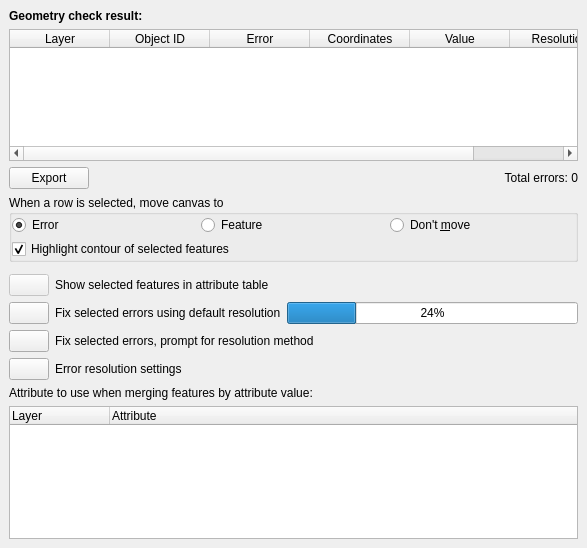
<?xml version="1.0" encoding="UTF-8"?>
<ui version="4.0">
 <class>QgsGeometryCheckerResultTab</class>
 <widget class="QWidget" name="QgsGeometryCheckerResultTab">
  <property name="geometry">
   <rect>
    <x>0</x>
    <y>0</y>
    <width>587</width>
    <height>548</height>
   </rect>
  </property>
  <property name="windowTitle">
   <string>Form</string>
  </property>
  <layout class="QGridLayout" name="gridLayout_4">
   <property name="leftMargin">
    <number>0</number>
   </property>
   <property name="topMargin">
    <number>0</number>
   </property>
   <property name="rightMargin">
    <number>0</number>
   </property>
   <property name="bottomMargin">
    <number>0</number>
   </property>
   <item row="0" column="0">
    <widget class="QScrollArea" name="scrollArea">
     <property name="frameShape">
      <enum>QFrame::NoFrame</enum>
     </property>
     <property name="widgetResizable">
      <bool>true</bool>
     </property>
     <widget class="QWidget" name="scrollAreaWidgetContents">
      <property name="geometry">
       <rect>
        <x>0</x>
        <y>0</y>
        <width>587</width>
        <height>548</height>
       </rect>
      </property>
      <layout class="QGridLayout" name="gridLayout_3">
       <item row="0" column="0">
        <widget class="QLabel" name="labelResultTitle">
         <property name="text">
          <string>&lt;b&gt;Geometry check result:&lt;/b&gt;</string>
         </property>
        </widget>
       </item>
       <item row="3" column="0">
        <widget class="QGroupBox" name="groupBoxRowSelectionBehavior">
         <property name="title">
          <string>When a row is selected, move canvas to</string>
         </property>
         <property name="flat">
          <bool>true</bool>
         </property>
         <layout class="QGridLayout" name="gridLayout_2">
          <property name="leftMargin">
           <number>0</number>
          </property>
          <property name="topMargin">
           <number>0</number>
          </property>
          <property name="rightMargin">
           <number>0</number>
          </property>
          <property name="bottomMargin">
           <number>0</number>
          </property>
          <property name="spacing">
           <number>4</number>
          </property>
          <item row="0" column="1">
           <widget class="QRadioButton" name="radioButtonFeature">
            <property name="text">
             <string>Feature</string>
            </property>
            <attribute name="buttonGroup">
             <string notr="true">buttonGroupSelectAction</string>
            </attribute>
           </widget>
          </item>
          <item row="0" column="0">
           <widget class="QRadioButton" name="radioButtonError">
            <property name="text">
             <string>Error</string>
            </property>
            <property name="checkable">
             <bool>true</bool>
            </property>
            <property name="checked">
             <bool>true</bool>
            </property>
            <attribute name="buttonGroup">
             <string notr="true">buttonGroupSelectAction</string>
            </attribute>
           </widget>
          </item>
          <item row="0" column="2">
           <widget class="QRadioButton" name="radioButtonDontMove">
            <property name="text">
             <string>Don't &amp;move</string>
            </property>
            <attribute name="buttonGroup">
             <string notr="true">buttonGroupSelectAction</string>
            </attribute>
           </widget>
          </item>
          <item row="1" column="0" colspan="3">
           <widget class="QCheckBox" name="checkBoxHighlight">
            <property name="text">
             <string>Highlight contour of selected features</string>
            </property>
            <property name="checked">
             <bool>true</bool>
            </property>
           </widget>
          </item>
         </layout>
        </widget>
       </item>
       <item row="5" column="0">
        <widget class="QWidget" name="widgetFix" native="true">
         <property name="enabled">
          <bool>true</bool>
         </property>
         <layout class="QGridLayout" name="gridLayout">
          <property name="leftMargin">
           <number>0</number>
          </property>
          <property name="topMargin">
           <number>0</number>
          </property>
          <property name="rightMargin">
           <number>0</number>
          </property>
          <property name="bottomMargin">
           <number>0</number>
          </property>
          <item row="3" column="1">
           <widget class="QPushButton" name="pushButtonErrorResolutionSettings">
            <property name="sizePolicy">
             <sizepolicy hsizetype="Maximum" vsizetype="Fixed">
              <horstretch>0</horstretch>
              <verstretch>0</verstretch>
             </sizepolicy>
            </property>
            <property name="icon">
             <iconset resource="../../../../images/images.qrc">
              <normaloff>:/images/themes/default/mActionOptions.svg</normaloff>:/images/themes/default/mActionOptions.svg</iconset>
            </property>
           </widget>
          </item>
          <item row="2" column="1">
           <widget class="QPushButton" name="pushButtonFixWithPrompt">
            <property name="enabled">
             <bool>true</bool>
            </property>
            <property name="sizePolicy">
             <sizepolicy hsizetype="Maximum" vsizetype="Fixed">
              <horstretch>0</horstretch>
              <verstretch>0</verstretch>
             </sizepolicy>
            </property>
            <property name="icon">
             <iconset resource="../../../../images/images.qrc">
              <normaloff>:/images/themes/default/mIconSuccess.svg</normaloff>:/images/themes/default/mIconSuccess.svg</iconset>
            </property>
           </widget>
          </item>
          <item row="1" column="1">
           <widget class="QPushButton" name="pushButtonFixWithDefault">
            <property name="enabled">
             <bool>true</bool>
            </property>
            <property name="sizePolicy">
             <sizepolicy hsizetype="Maximum" vsizetype="Fixed">
              <horstretch>0</horstretch>
              <verstretch>0</verstretch>
             </sizepolicy>
            </property>
            <property name="icon">
             <iconset resource="../../../../images/images.qrc">
              <normaloff>:/images/themes/default/mIconSuccess.svg</normaloff>:/images/themes/default/mIconSuccess.svg</iconset>
            </property>
           </widget>
          </item>
          <item row="0" column="1">
           <widget class="QPushButton" name="pushButtonOpenAttributeTable">
            <property name="enabled">
             <bool>false</bool>
            </property>
            <property name="sizePolicy">
             <sizepolicy hsizetype="Maximum" vsizetype="Fixed">
              <horstretch>0</horstretch>
              <verstretch>0</verstretch>
             </sizepolicy>
            </property>
            <property name="icon">
             <iconset resource="../../../../images/images.qrc">
              <normaloff>:/images/themes/default/mActionFromSelectedFeature.png</normaloff>:/images/themes/default/mActionFromSelectedFeature.png</iconset>
            </property>
           </widget>
          </item>
          <item row="1" column="2">
           <widget class="QLabel" name="labelFixWithDefault">
            <property name="text">
             <string>Fix selected errors using default resolution</string>
            </property>
           </widget>
          </item>
          <item row="1" column="3">
           <widget class="QProgressBar" name="progressBarFixErrors">
            <property name="value">
             <number>24</number>
            </property>
           </widget>
          </item>
          <item row="2" column="2" colspan="2">
           <widget class="QLabel" name="labelFixWithPrompt">
            <property name="text">
             <string>Fix selected errors, prompt for resolution method</string>
            </property>
           </widget>
          </item>
          <item row="3" column="2" colspan="2">
           <widget class="QLabel" name="labelErrorResolutionSettings">
            <property name="text">
             <string>Error resolution settings</string>
            </property>
           </widget>
          </item>
          <item row="0" column="2" colspan="2">
           <widget class="QLabel" name="labelOpenAttributeTable">
            <property name="text">
             <string>Show selected features in attribute table</string>
            </property>
           </widget>
          </item>
         </layout>
        </widget>
       </item>
       <item row="6" column="0">
        <widget class="QWidget" name="widgetMergeAttribute" native="true">
         <layout class="QHBoxLayout" name="horizontalLayout_2">
          <property name="leftMargin">
           <number>0</number>
          </property>
          <property name="topMargin">
           <number>0</number>
          </property>
          <property name="rightMargin">
           <number>0</number>
          </property>
          <property name="bottomMargin">
           <number>0</number>
          </property>
          <item>
           <widget class="QLabel" name="labelMergeAttribute">
            <property name="text">
             <string>Attribute to use when merging features by attribute value:</string>
            </property>
           </widget>
          </item>
         </layout>
        </widget>
       </item>
       <item row="1" column="0">
        <widget class="QTableWidget" name="tableWidgetErrors">
         <property name="editTriggers">
          <set>QAbstractItemView::NoEditTriggers</set>
         </property>
         <property name="selectionMode">
          <enum>QAbstractItemView::ExtendedSelection</enum>
         </property>
         <property name="selectionBehavior">
          <enum>QAbstractItemView::SelectRows</enum>
         </property>
         <property name="sortingEnabled">
          <bool>true</bool>
         </property>
         <attribute name="horizontalHeaderShowSortIndicator" stdset="0">
          <bool>true</bool>
         </attribute>
         <attribute name="horizontalHeaderStretchLastSection">
          <bool>true</bool>
         </attribute>
         <attribute name="verticalHeaderVisible">
          <bool>false</bool>
         </attribute>
         <column>
          <property name="text">
           <string>Layer</string>
          </property>
         </column>
         <column>
          <property name="text">
           <string>Object ID</string>
          </property>
         </column>
         <column>
          <property name="text">
           <string>Error</string>
          </property>
         </column>
         <column>
          <property name="text">
           <string>Coordinates</string>
          </property>
         </column>
         <column>
          <property name="text">
           <string>Value</string>
          </property>
         </column>
         <column>
          <property name="text">
           <string>Resolution</string>
          </property>
         </column>
        </widget>
       </item>
       <item row="7" column="0">
        <widget class="QTreeWidget" name="treeWidgetMergeAttribute">
         <column>
          <property name="text">
           <string>Layer</string>
          </property>
         </column>
         <column>
          <property name="text">
           <string>Attribute</string>
          </property>
         </column>
        </widget>
       </item>
       <item row="4" column="0">
        <widget class="QWidget" name="widgetRowSelectionBehavior" native="true">
         <layout class="QHBoxLayout" name="horizontalLayout">
          <property name="spacing">
           <number>0</number>
          </property>
          <property name="leftMargin">
           <number>0</number>
          </property>
          <property name="topMargin">
           <number>0</number>
          </property>
          <property name="rightMargin">
           <number>0</number>
          </property>
          <property name="bottomMargin">
           <number>0</number>
          </property>
         </layout>
        </widget>
       </item>
       <item row="2" column="0">
        <widget class="QWidget" name="widget" native="true">
         <layout class="QHBoxLayout" name="horizontalLayout_3">
          <property name="spacing">
           <number>0</number>
          </property>
          <property name="leftMargin">
           <number>0</number>
          </property>
          <property name="topMargin">
           <number>0</number>
          </property>
          <property name="rightMargin">
           <number>0</number>
          </property>
          <property name="bottomMargin">
           <number>0</number>
          </property>
          <item>
           <widget class="QPushButton" name="pushButtonExport">
            <property name="text">
             <string>Export</string>
            </property>
           </widget>
          </item>
          <item>
           <spacer name="horizontalSpacer">
            <property name="orientation">
             <enum>Qt::Horizontal</enum>
            </property>
            <property name="sizeHint" stdset="0">
             <size>
              <width>280</width>
              <height>20</height>
             </size>
            </property>
           </spacer>
          </item>
          <item>
           <widget class="QLabel" name="labelErrorCount">
            <property name="text">
             <string>Total errors: 0</string>
            </property>
            <property name="alignment">
             <set>Qt::AlignRight|Qt::AlignTrailing|Qt::AlignVCenter</set>
            </property>
           </widget>
          </item>
         </layout>
        </widget>
       </item>
      </layout>
     </widget>
    </widget>
   </item>
  </layout>
 </widget>
 <customwidgets>
  <customwidget>
   <class>QgsFieldComboBox</class>
   <extends>QComboBox</extends>
   <header>qgsfieldcombobox.h</header>
  </customwidget>
 </customwidgets>
 <tabstops>
  <tabstop>scrollArea</tabstop>
  <tabstop>tableWidgetErrors</tabstop>
  <tabstop>pushButtonExport</tabstop>
  <tabstop>radioButtonError</tabstop>
  <tabstop>radioButtonFeature</tabstop>
  <tabstop>radioButtonDontMove</tabstop>
  <tabstop>checkBoxHighlight</tabstop>
  <tabstop>pushButtonOpenAttributeTable</tabstop>
  <tabstop>pushButtonFixWithDefault</tabstop>
  <tabstop>pushButtonFixWithPrompt</tabstop>
  <tabstop>pushButtonErrorResolutionSettings</tabstop>
 </tabstops>
 <resources>
  <include location="../../../../images/images.qrc"/>
 </resources>
 <connections/>
 <buttongroups>
  <buttongroup name="buttonGroupSelectAction"/>
 </buttongroups>
</ui>
